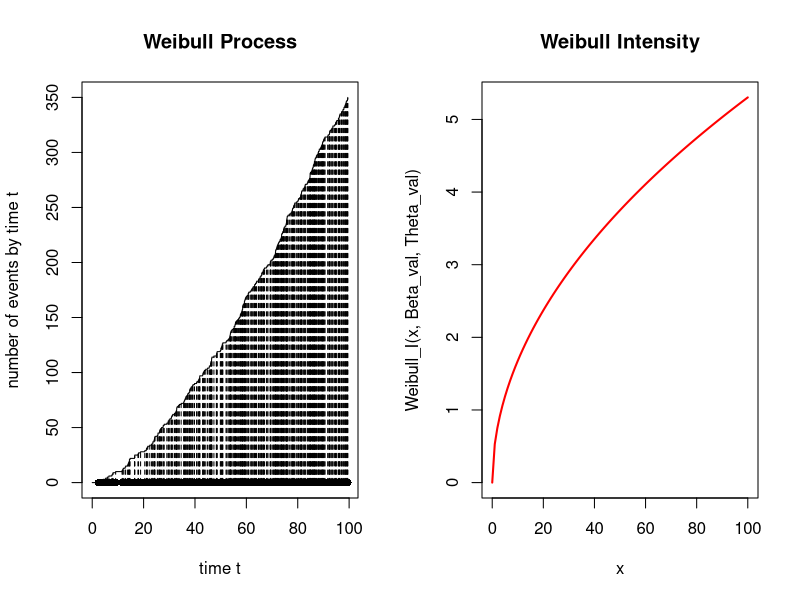
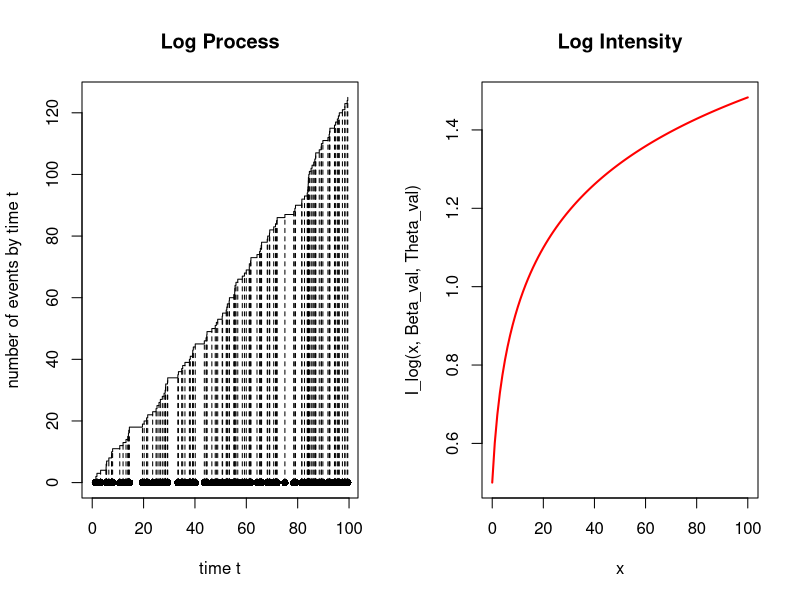
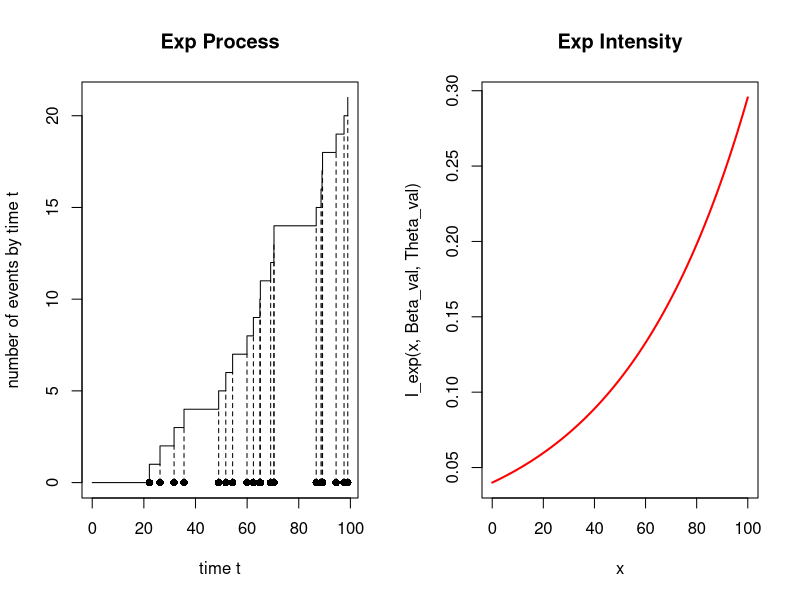
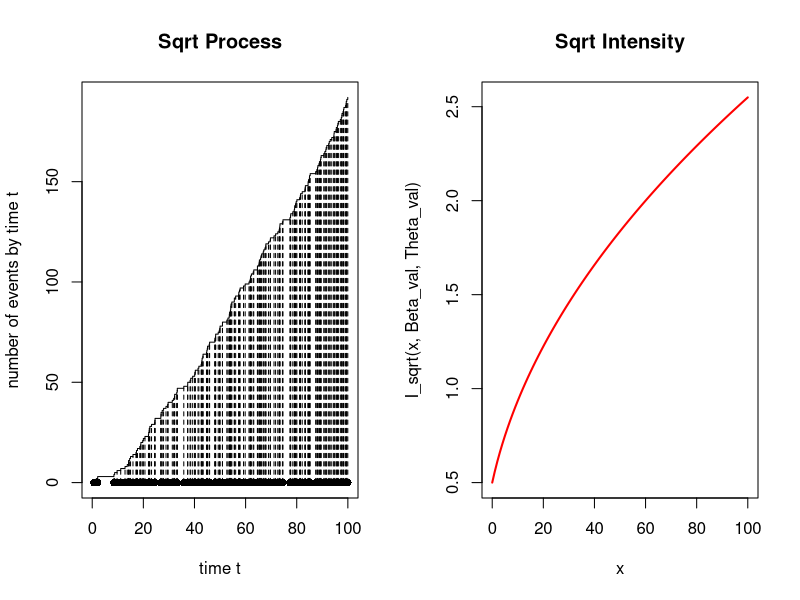
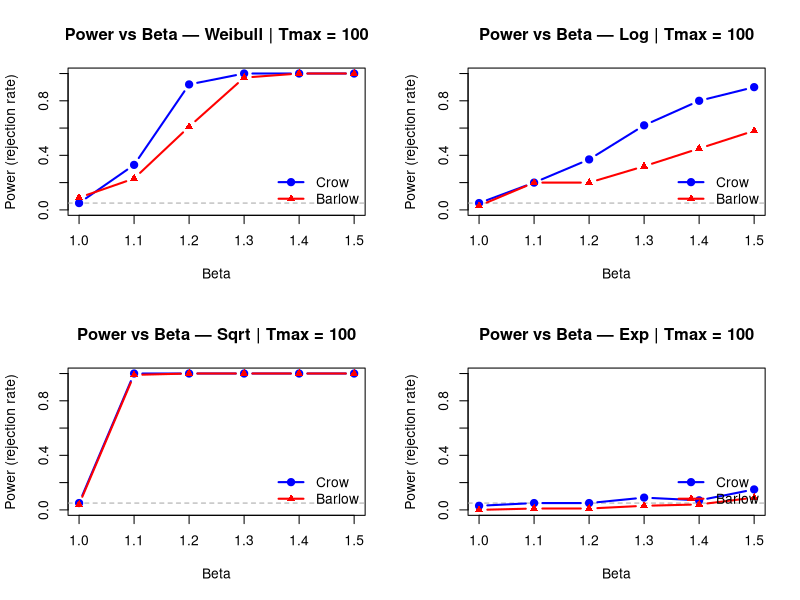
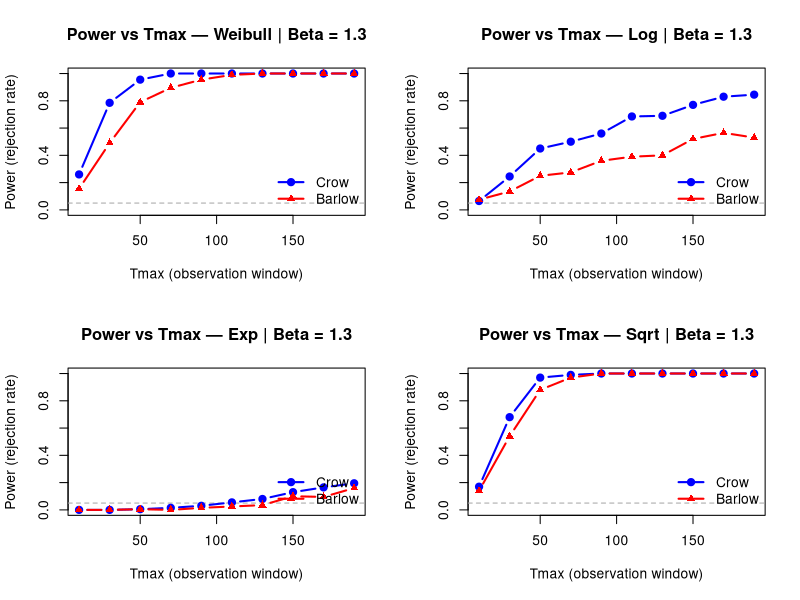

Recreate these plots in R, in order.
## ---- chunk 1
knitr::opts_chunk$set(echo = TRUE)
## ---- chunk 2
simulHPP <- function(lambda, Tmax) {
  N <- rpois(1, lambda * Tmax)
  U <- runif(N, 0, Tmax)
  return(sort(U))
}
## ---- chunk 3
plot.PP <- function(PP) {
  plot(c(0, PP), 0:length(PP), type = "s",
       xlab = "time t", ylab = "number of events by time t")
  points(PP, 0 * PP, type = "p", pch = 16)
  lines(PP, 0:(length(PP) - 1), type = "h", lty = 2)
}
## ---- chunk 4
simulPPi <- function(lambda_fct, Tmax, M) {
  res  <- NULL
  PPh  <- simulHPP(M, Tmax)
  if (length(PPh) == 0) return(NULL)
  U <- runif(length(PPh), 0, M)
  for (i in 1:length(PPh)) {
    if (U[i] < lambda_fct(PPh[i])) res <- append(res, PPh[i])
  }
  return(sort(res))
}
## ---- chunk 5
Weibull_I <- function(x, beta, theta) (beta / theta) * (x / theta)^(beta - 1)
I_exp    <- function(t, beta, theta) (1/50*theta) * exp((beta - 1) * t / 50*theta)
I_sqrt <- function(t, beta, theta) (1/theta) * sqrt(1 + (beta - 1) * t / theta)
I_log <- function(t, beta, theta) (1/theta) * (1 + (beta - 1) * log(1 + t / theta))
## ---- chunk 6
simulWeibull <- function(beta, theta, Tmax) {
  f     <- function(t) Weibull_I(t, beta, theta)
  M_val <- f(Tmax)
  return(simulPPi(f, Tmax, M_val))
}


simulLog <- function(beta, theta, Tmax) {
  f     <- function(t) I_log(t, beta, theta)
  M_val <- f(Tmax)
  return(simulPPi(f, Tmax, M_val))
}

simulExp <- function(beta, theta, Tmax) {
  f     <- function(t) I_exp(t, beta, theta)
  M_val <- f(Tmax)
  return(simulPPi(f, Tmax, M_val))
}

simulSqrt <- function(beta, theta, Tmax) {
  f     <- function(t) I_sqrt(t, beta, theta)
  M_val <- f(Tmax)
  return(simulPPi(f, Tmax, M_val))
}


## ---- chunk 7
Beta_val  <- 1.5
Theta_val <- 2
Tmax_val  <- 100

par(mfrow = c(1, 2))
simW <- simulWeibull(Beta_val, Theta_val, Tmax_val)
plot.PP(simW); title("Weibull Process")
curve(Weibull_I(x, Beta_val, Theta_val), 0, Tmax_val, col = "red", lwd = 2, main = "Weibull Intensity")

par(mfrow = c(1, 2))
simL <- simulLog(Beta_val, Theta_val, Tmax_val)
plot.PP(simL); title("Log Process")
curve(I_log(x, Beta_val, Theta_val), 0, Tmax_val, col = "red", lwd = 2, main = "Log Intensity")


par(mfrow = c(1, 2))
simE <- simulExp(Beta_val, Theta_val, Tmax_val)
plot.PP(simE); title("Exp Process")
curve(I_exp(x, Beta_val, Theta_val), 0, Tmax_val, col = "red", lwd = 2, main = "Exp Intensity")


par(mfrow = c(1, 2))
simS <- simulSqrt(Beta_val, Theta_val, Tmax_val)
plot.PP(simS); title("Sqrt Process")
curve(I_sqrt(x, Beta_val, Theta_val), 0, Tmax_val, col = "red", lwd = 2, main = "Sqrt Intensity")
## ---- chunk 8
testCrow <- function(PP, Tmax, silent = FALSE)
{
  n <- length(PP)
  
  stat_test_Obs = 2 * sum(log(Tmax / PP)) 
  
  p_value <- pchisq(stat_test_Obs, 2 * n)
  
  if (!silent) {
    print(paste("The Observed Crow Statistic is : ", stat_test_Obs))
    print(paste("The p-value : ", p_value))
    
    if (p_value < 0.05) {
      print("Conclusion: we reject H0 at level 5%, Beta is greater than 1")
    } else {
      print("Conclusion: we do not reject H0 at level 5%, Beta could be 1")
    }
  }

  return(p_value)
}
## ---- chunk 9
testBarlow <- function(PP, Tmax, silent = FALSE)
{
  n = length(PP)
  if (n < 4) return(NA) 
  
  d = floor(n/2)
  
  stat_test_Obs = ((n - d) * PP[d]) / (d * (PP[n] - PP[d]))
  
  p_value <- 1 - pf(stat_test_Obs, 2 * d, 2 * (n - d))
  
  if (!silent) {
    print(paste("The Observed test Statistic is : ", stat_test_Obs))
    print(paste("The p-value : ", p_value))
    
    if (p_value < 0.05) {
      print("Conclusion: we reject H0 at level 5%, Beta is greater than 1")
    } else {
      print("Conclusion: we do not reject H0 at level 5%, data suggests Beta could be 1")
    }
  }

  return(p_value)
}

## ---- chunk 10
Tmax <- 100
set.seed(42)
simEx <- simulWeibull(beta = 1.5, theta = 1, Tmax = Tmax)

print("------ Barlow ------")
testBarlow(simEx, Tmax)

print("------ Crow ------")
testCrow(simEx, Tmax)
## ---- chunk 11
plot_puissance_beta <- function(simul_func, liste_beta, Tmax, nsimu,
                                theta = 1, titre = "") {
  puissances_C <- numeric(length(liste_beta))
  puissances_B <- numeric(length(liste_beta))

  for (j in seq_along(liste_beta)) {
    b            <- liste_beta[j]
    rejet_crow   <- 0
    rejet_barlow <- 0

    for (i in 1:nsimu) {
      donnees <- simul_func(beta = b, theta = theta, Tmax = Tmax)
      if (length(donnees) > 1) {
        p_c <- testCrow(donnees, Tmax, silent = TRUE)
        p_b <- testBarlow(donnees, Tmax, silent = TRUE)
        if (!is.na(p_c) && p_c < 0.05) rejet_crow   <- rejet_crow   + 1
        if (!is.na(p_b) &&p_b < 0.05) rejet_barlow <- rejet_barlow + 1
      }
    }
    puissances_C[j] <- rejet_crow   / nsimu
    puissances_B[j] <- rejet_barlow / nsimu
  }

  plot(NULL, xlim = range(liste_beta), ylim = c(0, 1),
       xlab = "Beta", ylab = "Power (rejection rate)",
       main = paste("Power vs Beta —", titre, "| Tmax =", Tmax))
  abline(h = 0.05, col = "darkgrey", lty = 2)
  lines(liste_beta, puissances_C, col = "blue", lwd = 2, type = "b", pch = 19)
  lines(liste_beta, puissances_B, col = "red",  lwd = 2, type = "b", pch = 17)
  legend("bottomright", legend = c("Crow", "Barlow"),
         col = c("blue", "red"), lwd = 2, pch = c(19, 17), bty = "n")
}
## ---- chunk 12
betas_test <- seq(1, 1.5, by = 0.1)
nsimu      <- 100

par(mfrow = c(2, 2))
plot_puissance_beta(simulWeibull, betas_test, Tmax = 100, nsimu = nsimu,
                    theta = 1, titre = "Weibull")


plot_puissance_beta(simulLog, betas_test, Tmax = 100, nsimu = nsimu,
                    theta = 1, titre = "Log")

plot_puissance_beta(simulSqrt, betas_test, Tmax = 100, nsimu = nsimu,
                    theta = 1, titre = "Sqrt")

plot_puissance_beta(simulExp, betas_test, Tmax = 100, nsimu = nsimu,
                    theta = 1, titre = "Exp")
## ---- chunk 13
plot_puissance_tmax <- function(simul_func, liste_Tmax, beta_fixe, nsimu,
                                theta = 1, titre = "") {
  puissances_C <- numeric(length(liste_Tmax))
  puissances_B <- numeric(length(liste_Tmax))

  for (j in seq_along(liste_Tmax)) {
    Tmax         <- liste_Tmax[j]
    rejet_crow   <- 0
    rejet_barlow <- 0

    for (i in 1:nsimu) {
      donnees <- simul_func(beta = beta_fixe, theta = theta, Tmax = Tmax)
      if (length(donnees) >= 4) {
        p_c <- testCrow(donnees, Tmax, silent = TRUE)
        p_b <- testBarlow(donnees, Tmax, silent = TRUE)
        if (!is.na(p_c) &&p_c < 0.05) rejet_crow   <- rejet_crow   + 1
        if ( !is.na(p_b) &&p_b < 0.05) rejet_barlow <- rejet_barlow + 1
      }
    }
    puissances_C[j] <- rejet_crow   / nsimu
    puissances_B[j] <- rejet_barlow / nsimu
  }

  plot(NULL, xlim = range(liste_Tmax), ylim = c(0, 1),
       xlab = "Tmax (observation window)", ylab = "Power (rejection rate)",
       main = paste("Power vs Tmax —", titre, "| Beta =", beta_fixe))
  abline(h = 0.05, col = "darkgrey", lty = 2)
  lines(liste_Tmax, puissances_C, col = "blue", lwd = 2, type = "b", pch = 19)
  lines(liste_Tmax, puissances_B, col = "red",  lwd = 2, type = "b", pch = 17)
  legend("bottomright", legend = c("Crow", "Barlow"),
         col = c("blue", "red"), lwd = 2, pch = c(19, 17), bty = "n")
}
## ---- chunk 14
liste_Tmax <- seq(10, 200, by = 20)
beta_fixe  <- 1.3
nsimu      <- 200

par(mfrow = c(2, 2))
plot_puissance_tmax(simulWeibull, liste_Tmax, beta_fixe = beta_fixe,
                    nsimu = nsimu, theta = 1, titre = "Weibull")

plot_puissance_tmax(simulLog, liste_Tmax, beta_fixe = beta_fixe,
                    nsimu = nsimu, theta = 1, titre = "Log")

plot_puissance_tmax(simulExp, liste_Tmax, beta_fixe = beta_fixe,
                    nsimu = nsimu, theta = 1, titre = "Exp")

plot_puissance_tmax(simulSqrt, liste_Tmax, beta_fixe = beta_fixe,
                    nsimu = nsimu, theta = 1, titre = "Sqrt")
